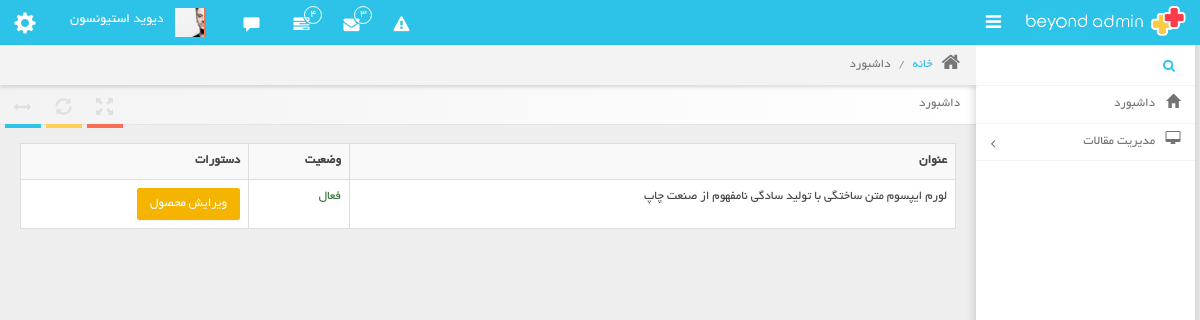
The page /admin-panel/articles/ (signed in) on the database its author committed.
### article_module/models.py (models this page shows, shortened)
class Article(models.Model):
    title = models.CharField(max_length=300,
                             verbose_name='عنوان مقاله')
    slug = models.SlugField(max_length=400,
                            db_index=True,
                            allow_unicode=True,
                            verbose_name='عنوان در url')
    image = models.ImageField(upload_to='images/articles',
                              verbose_name='تصویر مقاله')
    short_description = models.TextField(verbose_name='توضیحات کوتاه', )
    text = models.TextField(verbose_name='متن مقاله')
    is_active = models.BooleanField(default=True,
                                    verbose_name='فعال / غیر فعال')
    selected_categories = models.ManyToManyField('ArticleCategory',
                                                 verbose_name='دسته بندی ها')
    author = models.ForeignKey(User,
                               on_delete=models.CASCADE,
                               verbose_name='نویسنده',
                               null=True,
                               editable=False, )
    create_date = models.DateTimeField(auto_now_add=True,
                                       editable=False,
                                       verbose_name='تاریخ ثبت')
    class Meta:
        verbose_name = 'مقاله'
        verbose_name_plural = 'مقالات'

### admin_panel/views.py (the view)
# urls.py: path('articles/', views.ArticleListView.as_view(), name='admin_articles'),
@method_decorator(permission_checker_decorator_factory('this is my data for cbv'), name='dispatch')
class ArticleListView(ListView):
    model = Article
    paginate_by = 12
    template_name = 'admin_panel/articles/articles_list.html'
    def get_context_data(self, *args, **kwargs):
        context = super(ArticleListView, self).get_context_data(*args, **kwargs)
        return context
    def get_queryset(self):
        query = super(ArticleListView, self).get_queryset()
        category_name = self.kwargs.get('category')
        if category_name is not None:
            query = query.filter(selected_categories__url_title__iexact=category_name)
        return query

### admin_panel/templates/admin_panel/articles/articles_list.html (shortened to what this page needs)
{% extends 'admin_panel/shared/_admin_layout.html' %}
{% block content %}
    <div class="row">
        <div class="col-md-12">
            <div class="table-responsive">
                <table class="table table-bordered table-hover table-striped">
                    <tr>
                        <th>عنوان</th>
                        <th>وضعیت</th>
                        <th>دستورات</th>
                    </tr>
                    {% for article in object_list %}
                        <tr>
                            <td>{{ article.title }}</td>
                            <td>
                                {% if article.is_active %}
                                    <span class="text-success">فعال</span>
                                {% else %}
                                    <span class="text-danger">غیرفعال</span>
                                {% endif %}
                            </td>
                            <td>
                                <a href="{% url 'admin_edit_articles' pk=article.id %}" class="btn btn-warning">ویرایش محصول</a>
                            </td>
                        </tr>
                    {% endfor %}
                </table>
            </div>
        </div>
    </div>
{% endblock %}

### rows shown on the page
Article: title "لورم ایپسوم متن ساختگی با تولید سادگی نامفهوم از صنعت چاپ", is_active "فعال"
